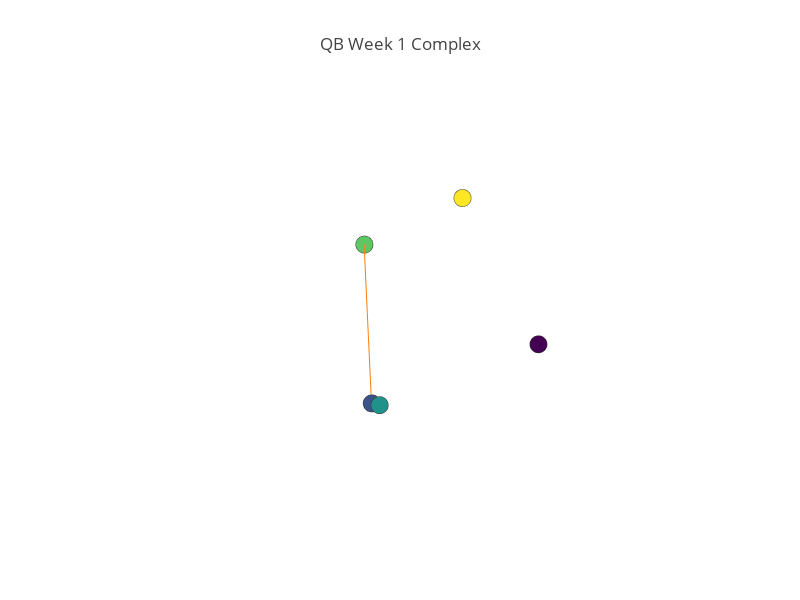

Source (notebook cell):
### Code cell
qb_wk1_complex = cmapper.build_complex(20)

fig = visualize_complex(qb_wk1_complex, 'QB Week 1 Complex')
iplot(fig, filename='qb_wk1_complex')

### Figure 1 — Plotly figure (JSON) as saved in the notebook; plotly's stock layout.template omitted (floating-point values rounded to 4 significant figures)
{"data": [{"hoverinfo": "text", "marker": {"color": [0, 1, 2, 3, 4], "colorscale": "Viridis", "line": {"color": "rgb(50,50,50)", "width": 0.5}, "size": 6, "symbol": "circle"}, "mode": "markers", "name": "Vertices", "text": ["0", "1", "2", "3", "4"], "type": "scatter3d", "uid": "468c9bdc-ad54-11e8-8892-a32eeb14e0a2", "x": [-0.2121, 0.4315, 0.8117, 0.09927, 0.167], "y": [2.448, 1.888, 2.378, 1.498, 2.191], "z": [1.012, 0.6527, 1.273, 1.338, 1.831]}, {"mode": "lines", "name": "Edges", "type": "scatter3d", "uid": "468c9d6c-ad54-11e8-8892-a32eeb14e0a2", "x": [0.4315, 0.09927, null], "y": [1.888, 1.498, null], "z": [0.6527, 1.338, null]}], "layout": {"height": 600, "margin": {"t": 100}, "scene": {"xaxis": {"showbackground": false, "showgrid": false, "showline": false, "showticklabels": false, "title": "", "zeroline": false}, "yaxis": {"showbackground": false, "showgrid": false, "showline": false, "showticklabels": false, "title": "", "zeroline": false}, "zaxis": {"showbackground": false, "showgrid": false, "showline": false, "showticklabels": false, "title": "", "zeroline": false}}, "showlegend": false, "title": "QB Week 1 Complex", "width": 800}}
